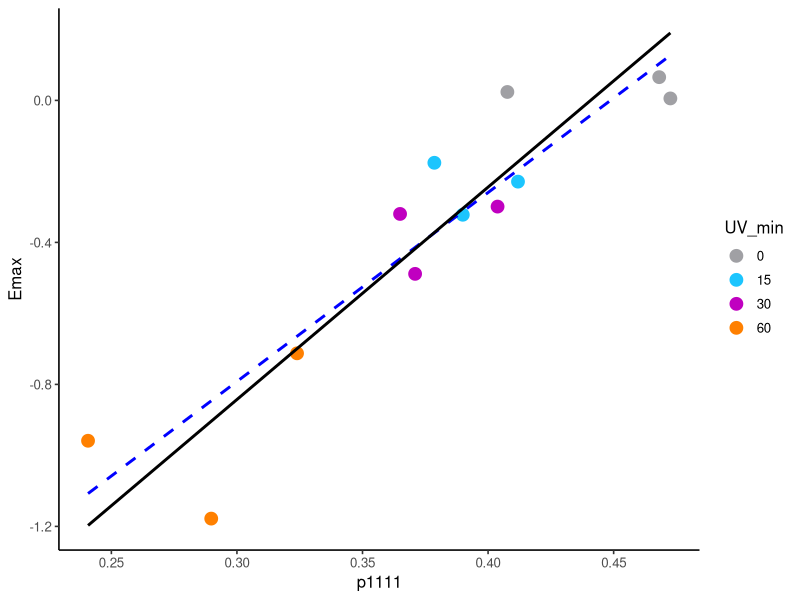
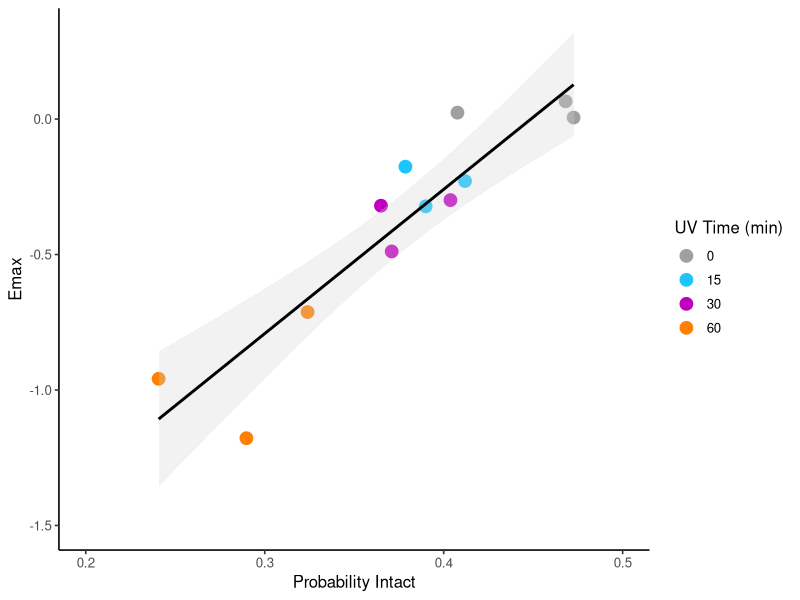
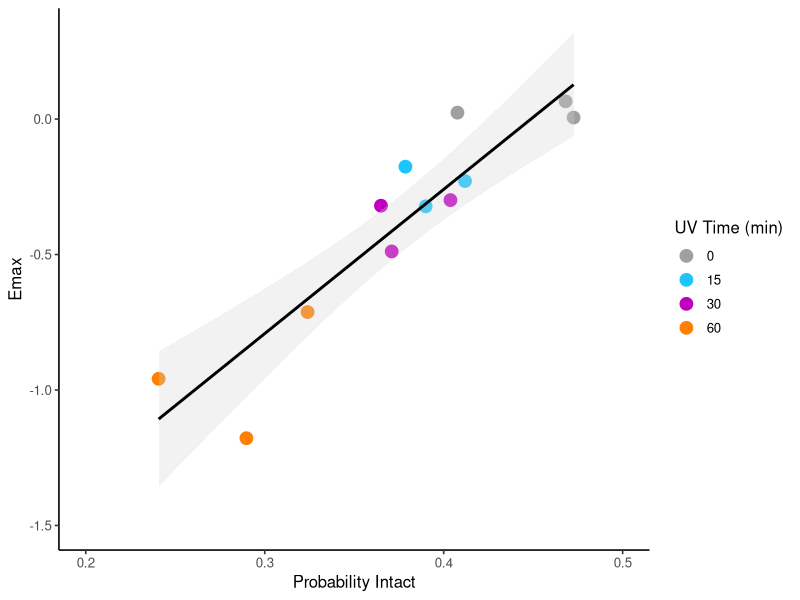

Here is the R script that generated these plots, in order:
library(ggplot2)
library(ggpubr)

#Experimental replicate data: Emax from Fig7B, p1111 from Fig7A
corr_data <- data.frame(
  UV_min = factor(rep(c(0,15,30,60), times=3)),
  Emax = c(0.005566,-0.3221,-0.4886,-0.7124,
           0.06547,-0.2288,-0.2991,-1.178,
           0.02376,-0.1757,-0.3198,-0.9587),
  p1111 = c(0.4725878,0.3899299,0.3709433,0.3239317,
            0.4681347,0.4119134,0.4037808,0.289764,
            0.407683,0.3786112,0.3649559,0.240711)
)

#Pearson correlation
cor_test <- cor.test(corr_data$p1111, corr_data$Emax)
cor_test

Fig7C <- ggplot(corr_data, aes(x=p1111, y=Emax)) +
  geom_point(aes(color=UV_min), size=4) +
  scale_color_manual(values=c("0"="#A0A0A4", "15"="#1CC5FE", "30"="#C000C0", "60"="#FF8000"))+
  geom_smooth(method="lm", se=TRUE, color="black", fill="lightgrey", alpha=0.3)+
  scale_x_continuous(limits = c(0.2, 0.5))+
  scale_y_continuous(limits = c(-1.5, NA))+
  labs(x="Probability Intact",
       y="Emax",
       color="UV Time (min)") +
  theme_classic2(base_size = 12)

lm_model <- lm(Emax ~ p1111, data = corr_data)
summary(lm_model)$adj.r.squared


ggsave(plot = Fig7C, filename="fig7_corr_panel.svg", path = here::here("manuscript_figures"), create.dir = TRUE, width = 8.5, height=4)

ggsave(plot = Fig7C, filename="fig7_corr_panel.png", path = here::here("manuscript_figures"), create.dir = TRUE, width = 8.5, height=4, 
       dpi=600,
       bg="white")




#LMM replicate effect comparison
library(lme4)      
library(lmerTest)  

lmm_data <- data.frame(
  replicate = factor(rep(1:3, each=4)),
  UV_min = factor(rep(c(0,15,30,60), times=3)),
  Emax = c(0.005566,-0.3221,-0.4886,-0.7124,
           0.06547,-0.2288,-0.2991,-1.178,
           0.02376,-0.1757,-0.3198,-0.9587),
  p1111 = c(0.4725878,0.3899299,0.3709433,0.3239317,
            0.4681347,0.4119134,0.4037808,0.289764,
            0.407683,0.3786112,0.3649559,0.240711)
)

lmm <- lmer(Emax ~ p1111 + (1|replicate), data=lmm_data)
summary(lmm)  

#compare both

# Predicted values for LMM fixed effect
pred_data <- data.frame(p1111 = seq(min(lmm_data$p1111), max(lmm_data$p1111), length.out=100))
pred <- predict(lmm, newdata=pred_data, re.form=NA, se.fit=TRUE)
pred_data$fit <- pred$fit
pred_data$lower <- pred$fit - 1.96*pred$se.fit
pred_data$upper <- pred$fit + 1.96*pred$se.fit

# LM predictions
lm_model <- lm(Emax ~ p1111, data=lmm_data)
lm_pred <- data.frame(p1111 = pred_data$p1111,
                      fit = predict(lm_model, newdata=pred_data))

ggplot(lmm_data, aes(x=p1111, y=Emax, color=UV_min)) +
  geom_point(size=4) +
  scale_color_manual(values=c("0"="#A0A0A4", "15"="#1CC5FE",
                              "30"="#C000C0", "60"="#FF8000")) +
  geom_line(data=lm_pred, aes(x=p1111, y=fit), color="blue", size=1, linetype="dashed", inherit.aes = FALSE) +
  geom_line(data=pred_data, aes(x=p1111, y=fit), color="black", size=1, inherit.aes = FALSE) +
  theme_classic2(base_size=12)
